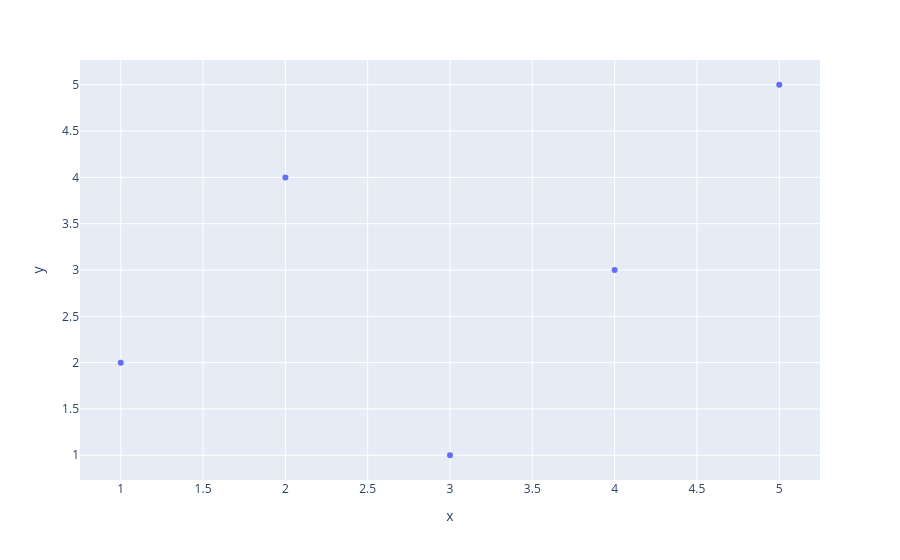

Source (notebook cell):
### Markdown cell above
# Plotly Scatter Chart

### Code cell
import plotly.express as px
import pandas as pd

x = [1, 2, 3, 4, 5]
y = [2, 4, 1, 3, 5]

df = pd.DataFrame({'x': x, 'y': y})
fig = px.scatter(df, x='x', y='y')

fig.show()

### Figure 1 — Plotly figure (JSON) as saved in the notebook; plotly's stock layout.template omitted (floating-point values rounded to 4 significant figures)
{"data": [{"hovertemplate": "x=%{x}<br>y=%{y}<extra></extra>", "legendgroup": "", "marker": {"color": "#636efa", "symbol": "circle"}, "mode": "markers", "name": "", "orientation": "v", "showlegend": false, "type": "scatter", "x": [1, 2, 3, 4, 5], "xaxis": "x", "y": [2, 4, 1, 3, 5], "yaxis": "y"}], "layout": {"legend": {"tracegroupgap": 0}, "margin": {"t": 60}, "xaxis": {"anchor": "y", "domain": [0, 1], "title": {"text": "x"}}, "yaxis": {"anchor": "x", "domain": [0, 1], "title": {"text": "y"}}}}
